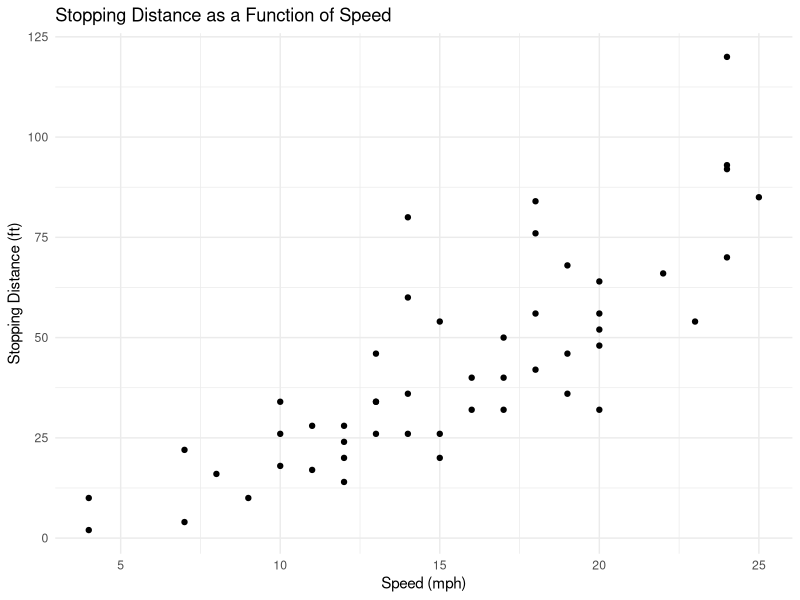
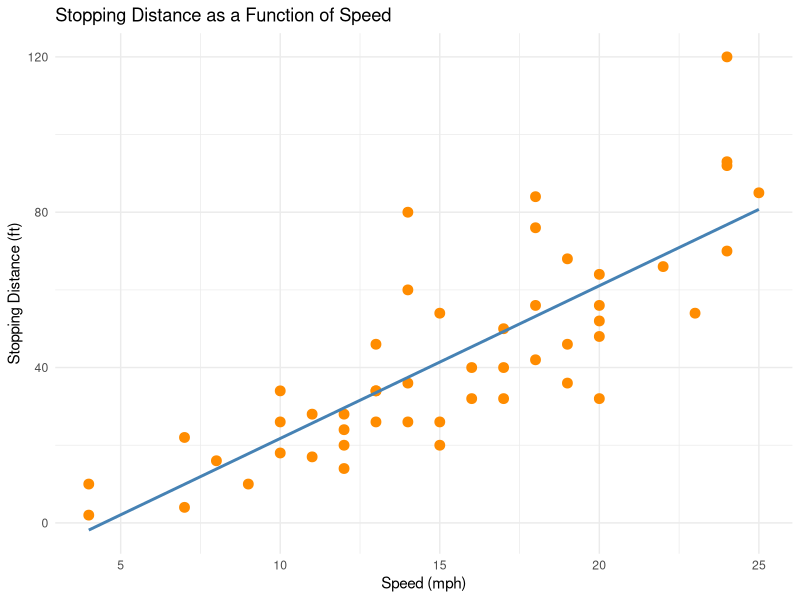
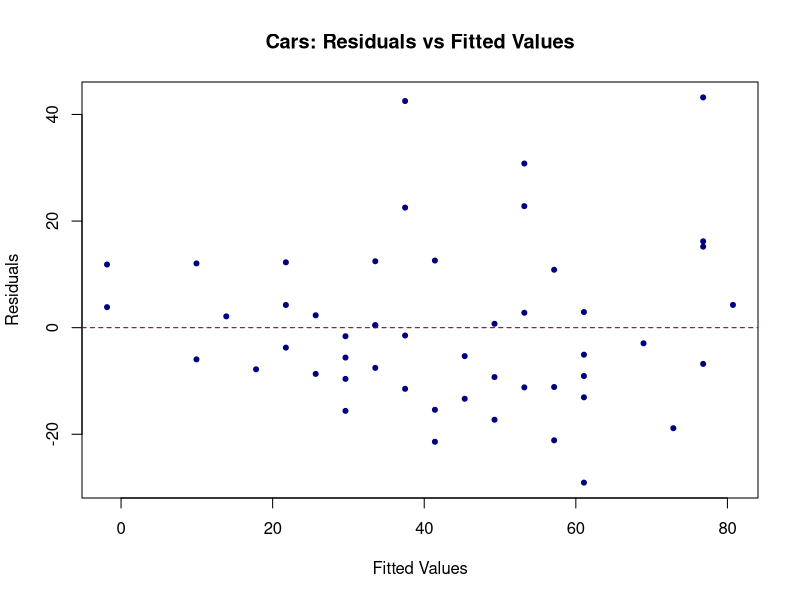
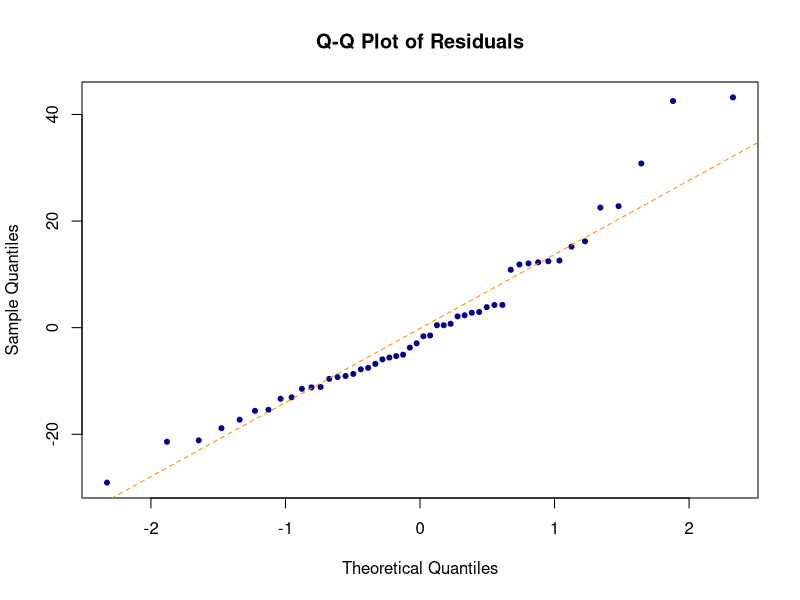
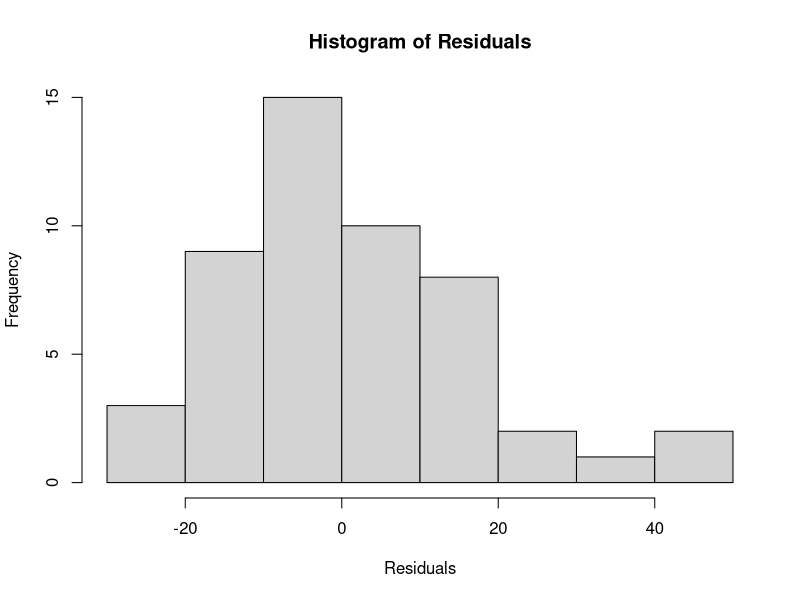
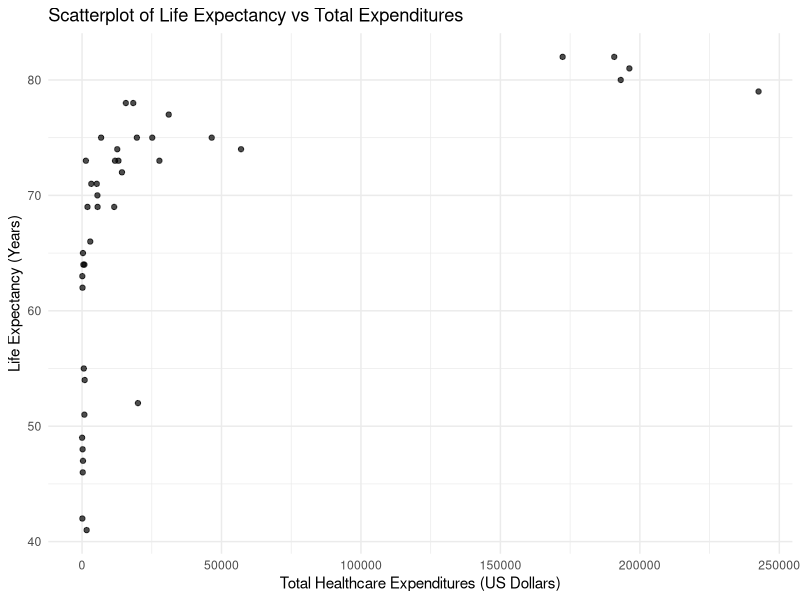
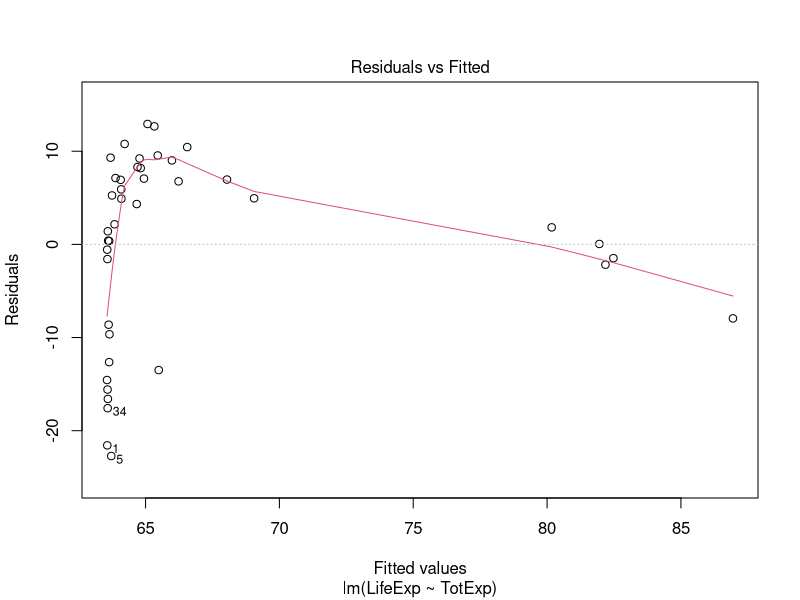
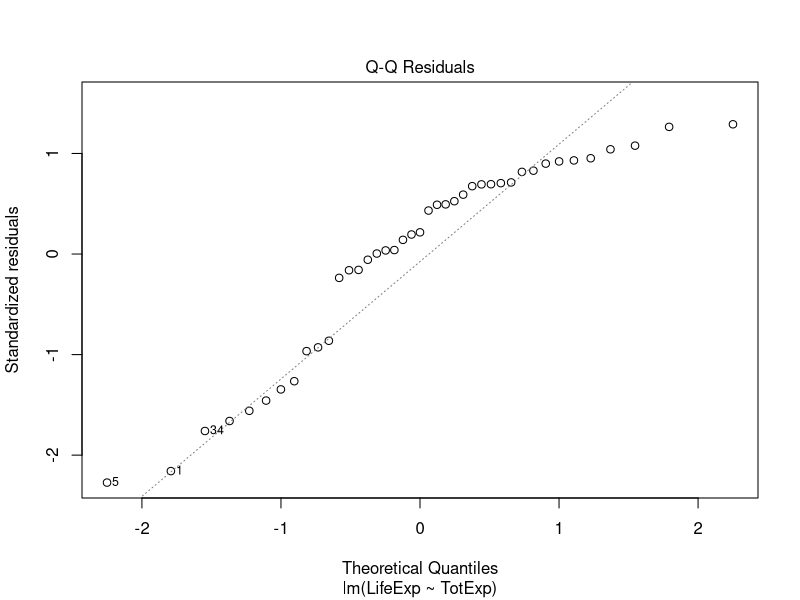

Source code (R) for these figures, in order:
## ---- chunk 1
# Data load
data(cars)
# libraries
library(dplyr)
library(ggplot2)
library(ggthemes)
library(lmtest)
## ---- chunk 2
ggplot(cars, aes(x = speed, y = dist)) +
  geom_point() +
  labs(
    title = "Stopping Distance as a Function of Speed",
    x = "Speed (mph)",
    y = "Stopping Distance (ft)"
  ) +
  theme_minimal()
## ---- chunk 3
ggplot(cars, aes(x = speed, y = dist)) +
  geom_point(color = "darkorange", size = 3) + 
  geom_smooth(method = "lm", color = "steelblue", se = FALSE) +
  labs(
    title = "Stopping Distance as a Function of Speed",
    x = "Speed (mph)",
    y = "Stopping Distance (ft)"
  ) +
  theme_minimal()
## ---- chunk 4
cars_model <- lm(dist~speed, data = cars)
## ---- chunk 5
summary(cars_model)
## ---- chunk 6
cars_resid_values <- resid(cars_model)
cars_fitted_values <- fitted(cars_model)
## ---- chunk 7
summary(cars_resid_values)
## ---- chunk 8
lmtest::bptest(cars_model)
## ---- chunk 9
cor(cars_fitted_values, cars$dist)
## ---- chunk 10
dwtest(cars_model)
## ---- chunk 11
ks.test(cars_resid_values, "pnorm", mean=mean(cars_resid_values, sd = sd(cars_resid_values)))
## ---- chunk 12
plot(cars_fitted_values, cars_resid_values, 
     xlab = "Fitted Values", 
     ylab = "Residuals", 
     main = "Cars: Residuals vs Fitted Values",
     pch = 20, 
     col = "navyblue")
abline(h = 0, col = "darkred", lty = 2)
## ---- chunk 13
qqnorm(cars_resid_values, 
       main = "Q-Q Plot of Residuals", 
       pch = 20, 
       col = "darkblue")
qqline(cars_resid_values, col = "darkorange", lty = 2)
## ---- chunk 14
cars_shapiro_test <- shapiro.test(cars_resid_values)
cars_shapiro_test
## ---- chunk 15
hist(cars_resid_values, 
     breaks = 10, # Adjust the number of bins as needed
     col = "lightgrey", 
     main = "Histogram of Residuals", 
     xlab = "Residuals",
     ylab = "Frequency",
     border = "black")
## ---- chunk 16
who_df <- read.csv("who.csv", fileEncoding = "UTF-8")%>%
              select(-LifeExp.1,-X)
## ---- chunk 17
str(who_df)
## ---- chunk 18
summary(who_df)
## ---- chunk 19
ggplot(who_df, aes(x = TotExp, y = LifeExp)) +
  geom_point(alpha = 0.7) +
  labs(
    title = "Scatterplot of Life Expectancy vs Total Expenditures",
    x = "Total Healthcare Expenditures (US Dollars)",
    y = "Life Expectancy (Years)"
  ) +
  theme_minimal()
## ---- chunk 20
who_model <- lm(LifeExp ~ TotExp, data = who_df)
## ---- chunk 21
summary(who_model)
## ---- chunk 22
#Residuals vs Fitted
plot(who_model, which = 1)
## ---- chunk 23
# Q-Q plot
plot(who_model, which = 2)
## ---- chunk 24
# Histogram of residuals
hist(residuals(who_model), breaks = 20, main = "Histogram of Residuals", xlab = "Residuals")
## ---- chunk 25
who_df$LifeExp_t <- who_df$LifeExp^4.6
who_df$TotExp_t <- who_df$TotExp^0.6
## ---- chunk 26
ggplot(who_df, aes(x = TotExp_t, y = LifeExp_t)) +
  geom_point(alpha = 0.7) +
  labs(
    title = "Scatterplot of Life Expectancy^4.6 vs Total Expenditures^0.6",
    x = "Total Healthcare Expenditures (US Dollars)",
    y = "Life Expectancy (Years)"
  ) +
  theme_clean()
## ---- chunk 27
who_model_t <- lm(LifeExp_t ~ TotExp_t, data = who_df)
summary(who_model_t)
## ---- chunk 28
#Residuals vs Fitted
plot(who_model_t, which = 1)
## ---- chunk 29
# Q-Q plot
plot(who_model_t, which = 2)
## ---- chunk 30
# Histogram of residuals
hist(residuals(who_model_t), breaks = 20, main = "Histogram of Residuals", xlab = "Residuals")
## ---- chunk 31
who_df$TotExp_t15 <- who_df$TotExp^1.5
who_df$TotExp_t25 <- who_df$TotExp^2.5
## ---- chunk 32
ggplot(who_df, aes(x = TotExp_t15, y = LifeExp_t)) +
  geom_point(alpha = 0.7) +
  labs(
    title = "Scatterplot of Life Expectancy^1.5 vs Total Expenditures^0.6",
    x = "Total Healthcare Expenditures (US Dollars)",
    y = "Life Expectancy (Years)"
  )
## ---- chunk 33
who_model_t15 <- lm(LifeExp_t ~ TotExp_t15, data = who_df)
summary(who_model_t15)
## ---- chunk 34
#Residuals vs Fitted
plot(who_model_t15, which = 1)
## ---- chunk 35
# Q-Q plot
plot(who_model_t15, which = 2)
## ---- chunk 36
# Histogram of residuals
hist(residuals(who_model_t15), breaks = 20, main = "Histogram of Residuals", xlab = "Residuals")
## ---- chunk 37
ggplot(who_df, aes(x = TotExp_t25, y = LifeExp_t)) +
  geom_point(alpha = 0.7) +
  labs(
    title = "Scatterplot of Life Expectancy^2.5 vs Total Expenditures^0.6",
    x = "Total Healthcare Expenditures (US Dollars)",
    y = "Life Expectancy (Years)"
  ) +
  theme_calc()
## ---- chunk 38
who_model_t25 <- lm(LifeExp_t ~ TotExp_t25, data = who_df)
summary(who_model_t25)
## ---- chunk 39
#Residuals vs Fitted
plot(who_model_t25, which = 1)
## ---- chunk 40
# Q-Q plot
plot(who_model_t25, which = 2)
## ---- chunk 41
# Histogram of residuals
hist(residuals(who_model_t25), breaks = 20, main = "Histogram of Residuals", xlab = "Residuals")
## ---- chunk 42
who_model_tMD_int <- lm(LifeExp ~ PropMD * TotExp, data = who_df)
summary(who_model_tMD_int)
## ---- chunk 43
#Residuals vs Fitted
plot(who_model_tMD_int, which = 1)
## ---- chunk 44
# Q-Q plot
plot(who_model_tMD_int, which = 2)
## ---- chunk 45
# Histogram of residuals
hist(residuals(who_model_tMD_int), breaks = 20, main = "Histogram of Residuals", xlab = "Residuals")
## ---- chunk 46
who_model_tMD_add <- lm(LifeExp ~ PropMD + TotExp, data = who_df)
summary(who_model_tMD_add)
## ---- chunk 47
#Residuals vs Fitted
plot(who_model_tMD_add, which = 1)
## ---- chunk 48
# Q-Q plot
plot(who_model_tMD_add, which = 2)
## ---- chunk 49
# Histogram of residuals
hist(residuals(who_model_tMD_add), breaks = 20, main = "Histogram of Residuals", xlab = "Residuals")
## ---- chunk 50
who_para <- data.frame(PropMD = 0.03, TotExp = 14)
pred_life_exp <- predict(who_model_tMD_int, newdata = who_para)
pred_life_exp
## ---- chunk 51
(-3150*2.24693^(-4))-(220*2.24693)+6530
## ---- chunk 52
# Define the revenue function
R <- function(x) {
  2 * x^2 - 9.3 * x
}

# Calculate the definite integral from x = 2 to x = 5
result_p3_3 <- integrate(R, lower = 2, upper = 5)

# Print the result
cat("The total revenue is:", result_p3_3$value, "\n")
cat("Estimated error:", result_p3_3$abs.error, "\n")

## ---- chunk 53
# Define the derivative of the profit function
profit_derivative <- function(x) {
  log(9 * x) + 1 - x^5
}

# Use uniroot to find the critical point (root)
profit_x_result <- uniroot(profit_derivative, lower = 0.1, upper = 2) # Adjust bounds as needed
critical_x <- profit_x_result$root

# Print the critical value of x
cat("Critical x value:", critical_x, "\n")

# Define the profit function
profit_function <- function(x) {
  x * log(9 * x) - (x^6) / 6
}

# Calculate the maximum profit
max_profit <- profit_function(critical_x)
cat("Maximum profit:", max_profit, "\n")

## ---- chunk 54
# Define the function to integrate
rate_of_change <- function(t) {
  500 / (t^4 + 10)
}

# Compute the definite integral from 1 to 10
integral_value <- integrate(rate_of_change, lower = 1, upper = 10)$value

# plug in the initial value
N_10 <- 6350 + integral_value

N_10

## ---- chunk 55
# Define the function f(x) = e^x - 1/(1 + x)
f_p4_1 <- function(x) {
  exp(x) - 1/(1 + x)
}

result_p4_1 <- uniroot(f_p4_1, c(0, 2)) 

cat("The optimal value of x is:", result_p4_1$root, "\n")

## ---- chunk 56
# Define the exact function
exact_sqrt_q4_p2 <- function(x) {
  sqrt(x)
}

# Define the recentered Taylor expansion
taylor_expansion_recentered_q4_p2 <- function(x, a) {
  f_a <- sqrt(a)
  f_prime_a <- 1 / (2 * sqrt(a))
  f_double_prime_a <- -1 / (4 * a^(3/2))
  f_a + f_prime_a * (x - a) + (f_double_prime_a / 2) * (x - a)^2
}

# Input values for x
x_values_q4_p2 <- c(0.01, 0.05, 0.1, 0.2, 0.5)

# Choose a recentering point
a <- 0.1

# Calculate exact values and recentered approximation
exact_values_q4_p2 <- sapply(x_values_q4_p2, exact_sqrt_q4_p2)
recentered_values_q4_p2 <- sapply(x_values_q4_p2, taylor_expansion_recentered_q4_p2, a = a)

# Create a data frame for the results
results_q4_p2 <- data.frame(
  x = x_values_q4_p2,
  Exact_Value = exact_values_q4_p2,
  Recentered_Approximation = recentered_values_q4_p2
)

# Print the results
print(results_q4_p2)

